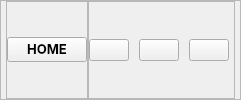
     <widget class="QFrame" name="header">
      <property name="minimumSize">
       <size>
        <width>0</width>
        <height>25</height>
       </size>
      </property>
      <property name="frameShape">
       <enum>QFrame::StyledPanel</enum>
      </property>
      <property name="frameShadow">
       <enum>QFrame::Raised</enum>
      </property>
      <layout class="QHBoxLayout" name="horizontalLayout_2">
       <property name="spacing">
        <number>0</number>
       </property>
       <property name="leftMargin">
        <number>5</number>
       </property>
       <property name="topMargin">
        <number>0</number>
       </property>
       <property name="rightMargin">
        <number>5</number>
       </property>
       <property name="bottomMargin">
        <number>0</number>
       </property>
       <item alignment="Qt::AlignLeft">
        <widget class="QFrame" name="leftHeader">
         <property name="frameShape">
          <enum>QFrame::StyledPanel</enum>
         </property>
         <property name="frameShadow">
          <enum>QFrame::Raised</enum>
         </property>
         <layout class="QVBoxLayout" name="verticalLayout_4" stretch="0">
          <property name="spacing">
           <number>10</number>
          </property>
          <property name="leftMargin">
           <number>0</number>
          </property>
          <property name="topMargin">
           <number>0</number>
          </property>
          <property name="rightMargin">
           <number>0</number>
          </property>
          <property name="bottomMargin">
           <number>0</number>
          </property>
          <item>
           <widget class="QPushButton" name="sideMenuBtn">
            <property name="font">
             <font>
              <family>SF Pro Display</family>
              <pointsize>10</pointsize>
              <weight>75</weight>
              <bold>true</bold>
             </font>
            </property>
            <property name="cursor">
             <cursorShape>PointingHandCursor</cursorShape>
            </property>
            <property name="styleSheet">
             <string notr="true"/>
            </property>
            <property name="text">
             <string>HOME</string>
            </property>
            <property name="icon">
             <iconset resource="icons.qrc">
              <normaloff>:/icons/1CON/home-svgrepo-com.svg</normaloff>:/icons/1CON/home-svgrepo-com.svg</iconset>
            </property>
            <property name="iconSize">
             <size>
              <width>20</width>
              <height>20</height>
             </size>
            </property>
           </widget>
          </item>
         </layout>
        </widget>
       </item>
       <item alignment="Qt::AlignRight">
        <widget class="QFrame" name="rightHeader">
         <property name="frameShape">
          <enum>QFrame::StyledPanel</enum>
         </property>
         <property name="frameShadow">
          <enum>QFrame::Raised</enum>
         </property>
         <layout class="QHBoxLayout" name="horizontalLayout_3">
          <property name="spacing">
           <number>10</number>
          </property>
          <property name="leftMargin">
           <number>0</number>
          </property>
          <property name="topMargin">
           <number>0</number>
          </property>
          <property name="rightMargin">
           <number>5</number>
          </property>
          <property name="bottomMargin">
           <number>0</number>
          </property>
          <item>
           <widget class="QPushButton" name="pushButton_6">
            <property name="text">
             <string/>
            </property>
            <property name="icon">
             <iconset resource="icons.qrc">
              <normaloff>:/icons/1CON/minus.svg</normaloff>:/icons/1CON/minus.svg</iconset>
            </property>
            <property name="iconSize">
             <size>
              <width>5</width>
              <height>5</height>
             </size>
            </property>
           </widget>
          </item>
          <item>
           <widget class="QPushButton" name="pushButton_7">
            <property name="text">
             <string/>
            </property>
            <property name="icon">
             <iconset resource="icons.qrc">
              <normaloff>:/icons/1CON/square.svg</normaloff>:/icons/1CON/square.svg</iconset>
            </property>
            <property name="iconSize">
             <size>
              <width>5</width>
              <height>5</height>
             </size>
            </property>
           </widget>
          </item>
          <item>
           <widget class="QPushButton" name="pushButton_8">
            <property name="enabled">
             <bool>true</bool>
            </property>
            <property name="text">
             <string/>
            </property>
            <property name="icon">
             <iconset resource="icons.qrc">
              <normaloff>:/icons/1CON/x.svg</normaloff>:/icons/1CON/x.svg</iconset>
            </property>
            <property name="iconSize">
             <size>
              <width>5</width>
              <height>5</height>
             </size>
            </property>
           </widget>
          </item>
         </layout>
        </widget>
       </item>
      </layout>
     </widget>
